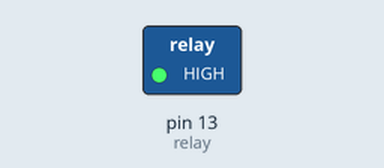
The sketch below on a simulated Arduino Uno, built with avr-gcc and run on an emulated ATmega328P. On the bench: switched loads named in the sketch (green lamp = pin HIGH).

Above: at 1.0 s.
At 3.0 s:
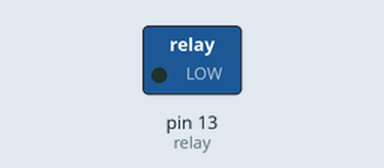
Timing chart, 0 to 5.2 s (numbered marks = the images above):
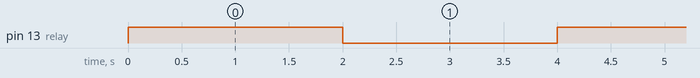

The sketch:

Codigo-Fonte_Projeto10.ino
```cpp
int relay = 13;
void setup() {
  pinMode(relay,OUTPUT);
}

void loop() {
  digitalWrite(relay,HIGH);
  delay(2000);
  digitalWrite(relay,LOW);
  delay(2000);
}
```

Measured:
- by itself, pin 13 (relay): alternates HIGH for 2.0 s and LOW for 2.0 s
